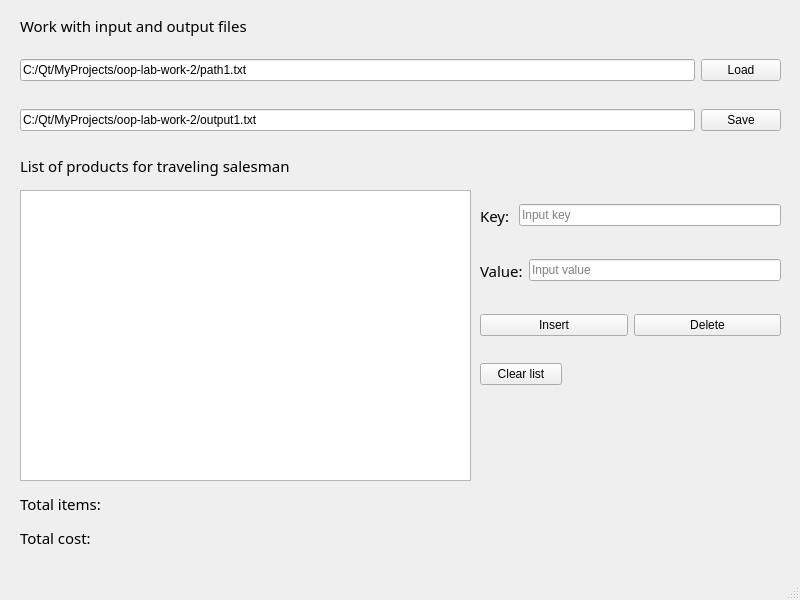
<?xml version="1.0" encoding="UTF-8"?>
<ui version="4.0">
 <class>MainWindow</class>
 <widget class="QMainWindow" name="MainWindow">
  <property name="geometry">
   <rect>
    <x>0</x>
    <y>0</y>
    <width>800</width>
    <height>600</height>
   </rect>
  </property>
  <property name="windowTitle">
   <string>MainWindow</string>
  </property>
  <widget class="QWidget" name="centralwidget">
   <widget class="QWidget" name="horizontalLayoutWidget">
    <property name="geometry">
     <rect>
      <x>20</x>
      <y>50</y>
      <width>761</width>
      <height>41</height>
     </rect>
    </property>
    <layout class="QHBoxLayout" name="horizontalLayout">
     <item>
      <widget class="QLineEdit" name="LineEdit_loadFromFile">
       <property name="inputMask">
        <string/>
       </property>
       <property name="text">
        <string>C:/Qt/MyProjects/oop-lab-work-2/path1.txt</string>
       </property>
      </widget>
     </item>
     <item>
      <widget class="QPushButton" name="btn_load">
       <property name="text">
        <string>Load</string>
       </property>
      </widget>
     </item>
    </layout>
   </widget>
   <widget class="QWidget" name="horizontalLayoutWidget_2">
    <property name="geometry">
     <rect>
      <x>20</x>
      <y>100</y>
      <width>761</width>
      <height>41</height>
     </rect>
    </property>
    <layout class="QHBoxLayout" name="horizontalLayout_2">
     <item>
      <widget class="QLineEdit" name="lineEdit_writeToFile">
       <property name="text">
        <string>C:/Qt/MyProjects/oop-lab-work-2/output1.txt</string>
       </property>
      </widget>
     </item>
     <item>
      <widget class="QPushButton" name="btn_save">
       <property name="text">
        <string>Save</string>
       </property>
      </widget>
     </item>
    </layout>
   </widget>
   <widget class="QWidget" name="verticalLayoutWidget">
    <property name="geometry">
     <rect>
      <x>20</x>
      <y>10</y>
      <width>761</width>
      <height>31</height>
     </rect>
    </property>
    <layout class="QVBoxLayout" name="verticalLayout">
     <item>
      <widget class="QLabel" name="label_file">
       <property name="font">
        <font>
         <family>Segoe UI Black</family>
         <pointsize>11</pointsize>
        </font>
       </property>
       <property name="text">
        <string>Work with input and output files</string>
       </property>
       <property name="textFormat">
        <enum>Qt::AutoText</enum>
       </property>
      </widget>
     </item>
    </layout>
   </widget>
   <widget class="QWidget" name="verticalLayoutWidget_2">
    <property name="geometry">
     <rect>
      <x>20</x>
      <y>150</y>
      <width>761</width>
      <height>31</height>
     </rect>
    </property>
    <layout class="QVBoxLayout" name="verticalLayout_2">
     <item>
      <widget class="QLabel" name="label_list">
       <property name="font">
        <font>
         <family>Segoe UI Black</family>
         <pointsize>11</pointsize>
        </font>
       </property>
       <property name="text">
        <string>List of products for traveling salesman</string>
       </property>
       <property name="textFormat">
        <enum>Qt::AutoText</enum>
       </property>
      </widget>
     </item>
    </layout>
   </widget>
   <widget class="QWidget" name="verticalLayoutWidget_3">
    <property name="geometry">
     <rect>
      <x>20</x>
      <y>190</y>
      <width>451</width>
      <height>291</height>
     </rect>
    </property>
    <layout class="QVBoxLayout" name="verticalLayout_4">
     <item>
      <widget class="QTableWidget" name="tableWidget">
       <property name="sizeAdjustPolicy">
        <enum>QAbstractScrollArea::AdjustToContents</enum>
       </property>
      </widget>
     </item>
    </layout>
   </widget>
   <widget class="QWidget" name="horizontalLayoutWidget_3">
    <property name="geometry">
     <rect>
      <x>480</x>
      <y>190</y>
      <width>301</width>
      <height>51</height>
     </rect>
    </property>
    <layout class="QHBoxLayout" name="horizontalLayout_5">
     <item>
      <widget class="QLabel" name="label_key">
       <property name="font">
        <font>
         <family>Segoe UI Black</family>
         <pointsize>11</pointsize>
        </font>
       </property>
       <property name="text">
        <string>Key: </string>
       </property>
      </widget>
     </item>
     <item>
      <widget class="QLineEdit" name="lineEdit_key">
       <property name="placeholderText">
        <string>Input key</string>
       </property>
      </widget>
     </item>
    </layout>
   </widget>
   <widget class="QWidget" name="horizontalLayoutWidget_4">
    <property name="geometry">
     <rect>
      <x>480</x>
      <y>300</y>
      <width>301</width>
      <height>51</height>
     </rect>
    </property>
    <layout class="QHBoxLayout" name="horizontalLayout_6">
     <item>
      <widget class="QPushButton" name="btn_insert">
       <property name="text">
        <string>Insert</string>
       </property>
      </widget>
     </item>
     <item>
      <widget class="QPushButton" name="btn_delete">
       <property name="text">
        <string>Delete</string>
       </property>
      </widget>
     </item>
    </layout>
   </widget>
   <widget class="QWidget" name="verticalLayoutWidget_4">
    <property name="geometry">
     <rect>
      <x>20</x>
      <y>490</y>
      <width>761</width>
      <height>61</height>
     </rect>
    </property>
    <layout class="QVBoxLayout" name="verticalLayout_7">
     <item>
      <widget class="QLabel" name="label_size">
       <property name="font">
        <font>
         <family>Segoe UI Black</family>
         <pointsize>11</pointsize>
        </font>
       </property>
       <property name="text">
        <string>Total items: </string>
       </property>
      </widget>
     </item>
     <item>
      <widget class="QLabel" name="label_sum">
       <property name="font">
        <font>
         <family>Segoe UI Black</family>
         <pointsize>11</pointsize>
        </font>
       </property>
       <property name="text">
        <string>Total cost: </string>
       </property>
      </widget>
     </item>
    </layout>
   </widget>
   <widget class="QWidget" name="verticalLayoutWidget_5">
    <property name="geometry">
     <rect>
      <x>480</x>
      <y>360</y>
      <width>82</width>
      <height>29</height>
     </rect>
    </property>
    <layout class="QGridLayout" name="gridLayout">
     <item row="0" column="0">
      <widget class="QPushButton" name="btn_clear">
       <property name="text">
        <string>Clear list</string>
       </property>
      </widget>
     </item>
    </layout>
   </widget>
   <widget class="QWidget" name="horizontalLayoutWidget_5">
    <property name="geometry">
     <rect>
      <x>480</x>
      <y>250</y>
      <width>301</width>
      <height>41</height>
     </rect>
    </property>
    <layout class="QHBoxLayout" name="horizontalLayout_3">
     <item>
      <widget class="QLabel" name="label_value">
       <property name="font">
        <font>
         <family>Segoe UI Black</family>
         <pointsize>11</pointsize>
        </font>
       </property>
       <property name="text">
        <string>Value:</string>
       </property>
      </widget>
     </item>
     <item>
      <widget class="QLineEdit" name="lineEdit_value">
       <property name="placeholderText">
        <string>Input value</string>
       </property>
      </widget>
     </item>
    </layout>
   </widget>
  </widget>
  <widget class="QMenuBar" name="menubar">
   <property name="geometry">
    <rect>
     <x>0</x>
     <y>0</y>
     <width>800</width>
     <height>24</height>
    </rect>
   </property>
  </widget>
  <widget class="QStatusBar" name="statusbar"/>
 </widget>
 <resources/>
 <connections/>
</ui>
